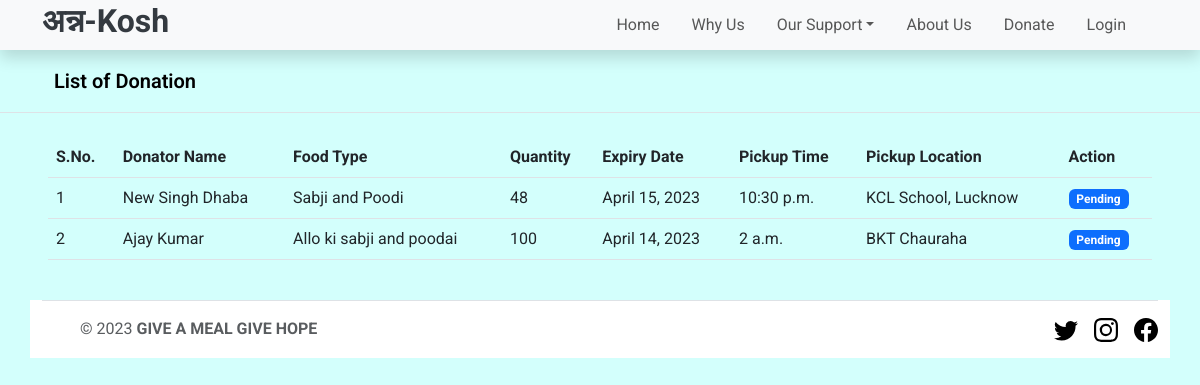
The page /history/ on the database its author committed.
### myapp/models.py (models this page shows, shortened)
class Donation(models.Model):
    donator_name = models.CharField(max_length=255)
    food_type = models.CharField(max_length=255)
    quantity = models.IntegerField()
    expiry_date = models.DateField()
    pickup_time = models.TimeField()
    pickup_location = models.CharField(max_length=255)
    created_at = models.DateTimeField(auto_now_add=True)
    action = models.CharField(max_length=255, default="Pending")

### myapp/views.py (the view)
# urls.py: path('history/', views.history, name='history'),
def history(request):
    ngo = request.user.groups.filter(name='ngo').exists
    donator = request.user.groups.filter(name='donator').exists
    donations = Donation.objects.all().order_by('-created_at')
    return render(request, 'history.html', locals())

### templates/history.html (shortened to what this page needs)
{% extends 'base.html' %}
{% block main %}
    <a href="/" class="d-flex align-items-center flex-shrink-0 p-3 link-body-emphasis text-decoration-none border-bottom">
        <svg class="bi pe-none me-2" width="30" height="24"><use xlink:href="#bootstrap"/></svg>
        <span class="fs-5 fw-semibold">List of Donation</span>
    </a>
    <div class="px-5 py-4 ">
      <table class="table">
        <thead>
          <tr>
            <th>S.No.</th>
            <th>Donator Name</th>
            <th>Food Type</th>
            <th>Quantity</th>
            <th>Expiry Date</th>
            <th>Pickup Time</th>
            <th>Pickup Location</th>
            <th>Action</th>
          </tr>
        </thead>
        <tbody>
          {% for donation in donations %}
          <tr>
            <td>{{ forloop.counter }}</td>
            <td>{{ donation.donator_name }}</td>
            <td>{{ donation.food_type }}</td>
            <td>{{ donation.quantity }}</td>
            <td>{{ donation.expiry_date }}</td>
            <td>{{ donation.pickup_time }}</td>
            <td>{{ donation.pickup_location }}</td>
            <td>
              {% if ngo %}
                {% if donation.action  == 'Pending' %}
                  <a class="btn btn-primary" href="accept" >Accept</a>
                {% else %}
                  <span class="badge text-bg-success">Accept</span>
                {% endif %}
              {% else %}
                  {% if donation.action  == 'Pending' %}
                    <span class="badge text-bg-primary">Pending</span>
                  {% else %}
                    <span class="badge text-bg-success">Accept</span>
                  {% endif %}
              {% endif %}
            </td>
          </tr>
          {% endfor %}
        </tbody>
      </table>
    </div>
{% endblock main %}

### templates/base.html (shortened to what this page needs)
<!doctype html>
{% load static %}
<html lang="en">
  <head>
    <link href="https://cdn.jsdelivr.net/npm/bootstrap@5.3.0-alpha2/dist/css/bootstrap.min.css" rel="stylesheet">
    <link href="{% static 'css/bootstrap.min.css' %}" rel="stylesheet">
    <link href="{% static 'css/style.css' %}" rel="stylesheet">
  </head>
  <body>
      {% block header %}
    <nav class="navbar navbar-expand-lg bg-body-tertiary sticky-top shadow"  style="background-color:rgba(211, 255, 252, 1);">
        <div class="container">
            <a class="navbar-brand" href="{% url 'home' %}">
               <h2> <strong>अन्न-Kosh</strong></h2>
            </a>
            <div class="collapse navbar-collapse" id="navbarNav">
                <ul class="navbar-nav ms-auto pe-3">
                    {% if not user.is_authenticated %}
                    <li class="nav-item px-2"><a class="nav-link"  href="{% url 'home' %}">Home</a></li>
                    <li class="nav-item px-2"><a class="nav-link" href="{% url 'why_us' %}">Why Us</a></li>
                    <li class="nav-item dropdown px-2">
                        <a class="nav-link dropdown-toggle" href="#" role="button" data-bs-toggle="dropdown" aria-expanded="false">Our Support</a>
                    </li>
                    <li class="nav-item px-2"><a class="nav-link" href="{% url 'about_us' %}">About Us</a></li>
                    {% endif %}
                    <li class="nav-item px-2"><a class="nav-link" href="{% url 'food_donation' %}">Donate</a></li>
                    {% if not user.is_authenticated %}
                    <li class="nav-item px-2">
                        <a class="nav-link" href="{% url 'loginView' %}">Login</a>
                    </li>
                    {% endif %}
                </ul>
            </div>
        </div>
    </nav>
    {% endblock header %}
    {% block main %}{% endblock main %}
    <div class="container bg-white">
        <footer class="d-flex flex-wrap justify-content-between align-items-center py-3  border-top">
            <div class="col-md-4 d-flex align-items-center">
                <a href="/" class="mb-3 me-2 mb-md-0 text-body-secondary text-decoration-none lh-1">
                    <svg class="bi" width="30" height="24"><use xlink:href="#bootstrap"></use></svg>
                </a>
                <span class="mb-3 mb-md-0 text-body-secondary">© 2023 <strong>GIVE A MEAL GIVE HOPE</strong></span>
            </div>
            <ul class="nav col-md-4 justify-content-end list-unstyled d-flex">
                <li class="ms-3">
                    <a class="text-body-secondary" href="#">
                        <svg class="bi" width="24" height="24"><use xlink:href="#twitter"></use></svg>
                    </a>
                </li>
                <li class="ms-3">
                    <a class="text-body-secondary" href="#">
                        <svg class="bi" width="24" height="24"><use xlink:href="#instagram"></use></svg>
                    </a>
                </li>
                <li class="ms-3">
                    <a class="text-body-secondary" href="#">
                        <svg class="bi" width="24" height="24"><use xlink:href="#facebook"></use></svg>
                    </a>
                </li>
            </ul>
        </footer>
    </div>
  </body>
  </html>

### static/css/style.css (style rules this page uses)
* { font-family: 'Roboto', sans-serif; }
body { background-color:rgba(211, 255, 252, 1); }
nav { display: flex; justify-content: space-between; align-items: center; height: 50px; }
nav ul { display: flex; list-style-type: none; margin: 0; padding: 0; }
nav ul li a { display: block; color: white; text-align: center; padding: 14px 16px; text-decoration: none; }

### rows shown on the page
Donation: donator_name "New Singh Dhaba", food_type "Sabji and Poodi", quantity "48", expiry_date "April 15, 2023", pickup_time "10:30 p.m.", pickup_location "KCL School, Lucknow", action "Pending"
Donation: donator_name "Ajay Kumar", food_type "Allo ki sabji and poodai", quantity "100", expiry_date "April 14, 2023", pickup_time "2 a.m.", pickup_location "BKT Chauraha", action "Pending"
